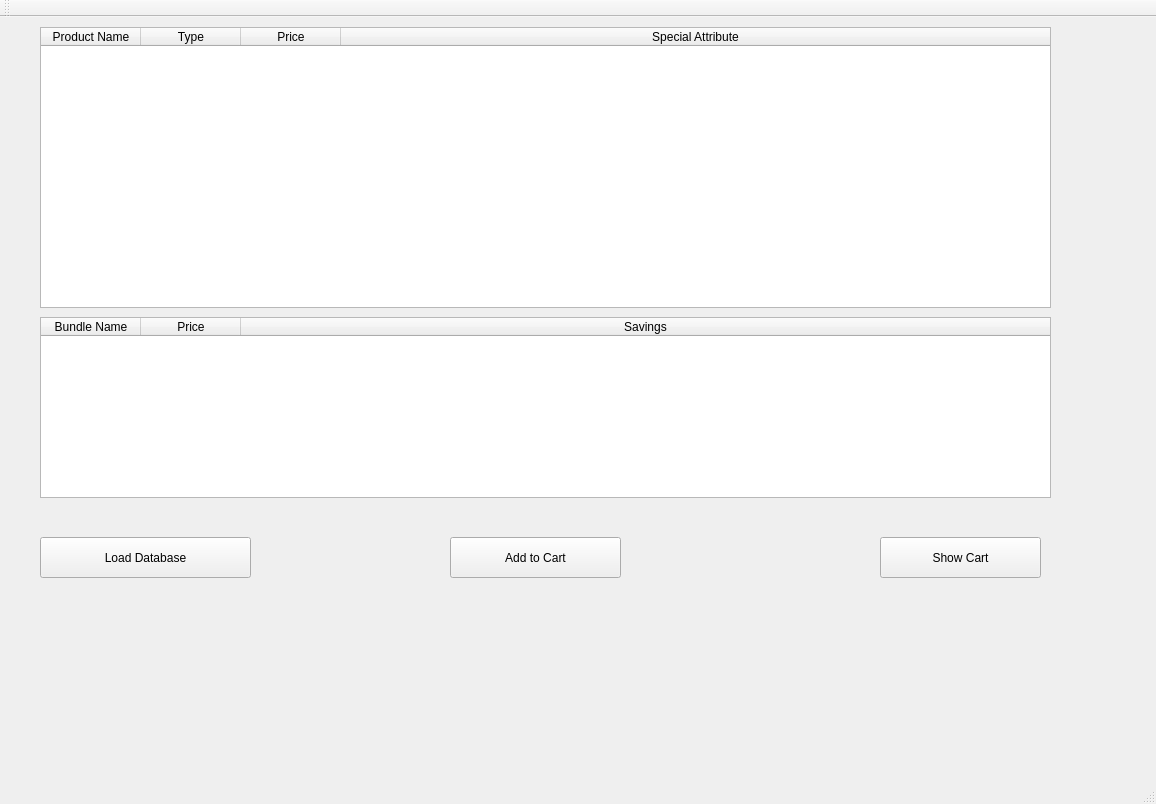
<?xml version="1.0" encoding="UTF-8"?>
<ui version="4.0">
 <class>MainWindow</class>
 <widget class="QMainWindow" name="MainWindow">
  <property name="geometry">
   <rect>
    <x>0</x>
    <y>0</y>
    <width>1156</width>
    <height>804</height>
   </rect>
  </property>
  <property name="windowTitle">
   <string>Database</string>
  </property>
  <widget class="QWidget" name="centralWidget">
   <widget class="QTableWidget" name="itemTable">
    <property name="geometry">
     <rect>
      <x>40</x>
      <y>10</y>
      <width>1011</width>
      <height>281</height>
     </rect>
    </property>
    <property name="editTriggers">
     <set>QAbstractItemView::NoEditTriggers</set>
    </property>
    <property name="alternatingRowColors">
     <bool>false</bool>
    </property>
    <property name="selectionMode">
     <enum>QAbstractItemView::ExtendedSelection</enum>
    </property>
    <property name="selectionBehavior">
     <enum>QAbstractItemView::SelectRows</enum>
    </property>
    <property name="gridStyle">
     <enum>Qt::SolidLine</enum>
    </property>
    <property name="cornerButtonEnabled">
     <bool>true</bool>
    </property>
    <attribute name="horizontalHeaderCascadingSectionResizes">
     <bool>false</bool>
    </attribute>
    <attribute name="horizontalHeaderStretchLastSection">
     <bool>true</bool>
    </attribute>
    <attribute name="verticalHeaderVisible">
     <bool>false</bool>
    </attribute>
    <attribute name="verticalHeaderCascadingSectionResizes">
     <bool>false</bool>
    </attribute>
    <column>
     <property name="text">
      <string>Product Name</string>
     </property>
    </column>
    <column>
     <property name="text">
      <string>Type</string>
     </property>
    </column>
    <column>
     <property name="text">
      <string>Price</string>
     </property>
    </column>
    <column>
     <property name="text">
      <string>Special Attribute</string>
     </property>
    </column>
   </widget>
   <widget class="QTableWidget" name="bundleTable">
    <property name="geometry">
     <rect>
      <x>40</x>
      <y>300</y>
      <width>1011</width>
      <height>181</height>
     </rect>
    </property>
    <property name="editTriggers">
     <set>QAbstractItemView::NoEditTriggers</set>
    </property>
    <property name="selectionMode">
     <enum>QAbstractItemView::ExtendedSelection</enum>
    </property>
    <property name="selectionBehavior">
     <enum>QAbstractItemView::SelectRows</enum>
    </property>
    <attribute name="horizontalHeaderStretchLastSection">
     <bool>true</bool>
    </attribute>
    <attribute name="verticalHeaderVisible">
     <bool>false</bool>
    </attribute>
    <column>
     <property name="text">
      <string>Bundle Name</string>
     </property>
    </column>
    <column>
     <property name="text">
      <string>Price</string>
     </property>
    </column>
    <column>
     <property name="text">
      <string>Savings</string>
     </property>
    </column>
   </widget>
   <widget class="mPushButton" name="loadDatabase">
    <property name="geometry">
     <rect>
      <x>40</x>
      <y>520</y>
      <width>211</width>
      <height>41</height>
     </rect>
    </property>
    <property name="text">
     <string>Load Database</string>
    </property>
   </widget>
   <widget class="mPushButton" name="cartAdd">
    <property name="geometry">
     <rect>
      <x>450</x>
      <y>520</y>
      <width>171</width>
      <height>41</height>
     </rect>
    </property>
    <property name="text">
     <string>Add to Cart</string>
    </property>
   </widget>
   <widget class="mPushButton" name="cartToggle">
    <property name="geometry">
     <rect>
      <x>880</x>
      <y>520</y>
      <width>161</width>
      <height>41</height>
     </rect>
    </property>
    <property name="text">
     <string>Show Cart</string>
    </property>
   </widget>
  </widget>
  <widget class="QMenuBar" name="menuBar">
   <property name="geometry">
    <rect>
     <x>0</x>
     <y>0</y>
     <width>1156</width>
     <height>22</height>
    </rect>
   </property>
  </widget>
  <widget class="QToolBar" name="mainToolBar">
   <attribute name="toolBarArea">
    <enum>TopToolBarArea</enum>
   </attribute>
   <attribute name="toolBarBreak">
    <bool>false</bool>
   </attribute>
  </widget>
  <widget class="QStatusBar" name="statusBar"/>
 </widget>
 <layoutdefault spacing="6" margin="11"/>
 <customwidgets>
  <customwidget>
   <class>mPushButton</class>
   <extends>QPushButton</extends>
   <header>mpushbutton.h</header>
  </customwidget>
 </customwidgets>
 <resources/>
 <connections/>
</ui>
